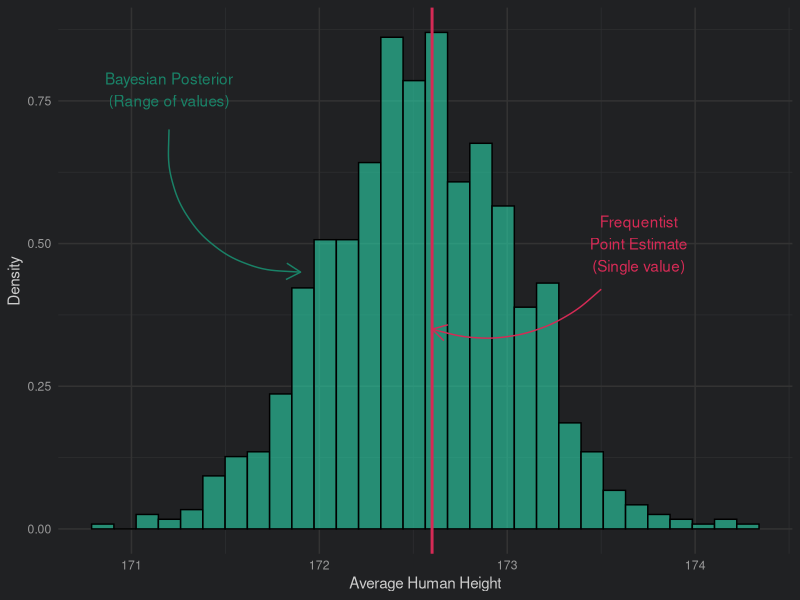
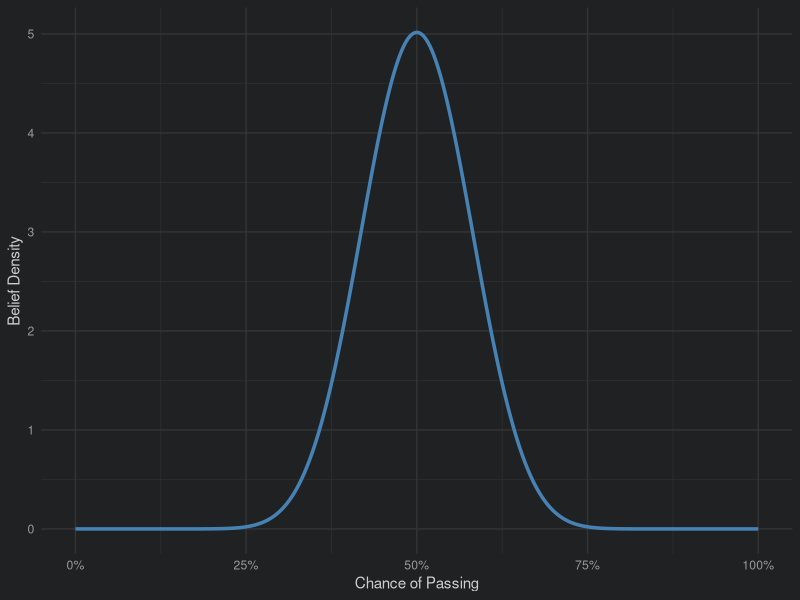
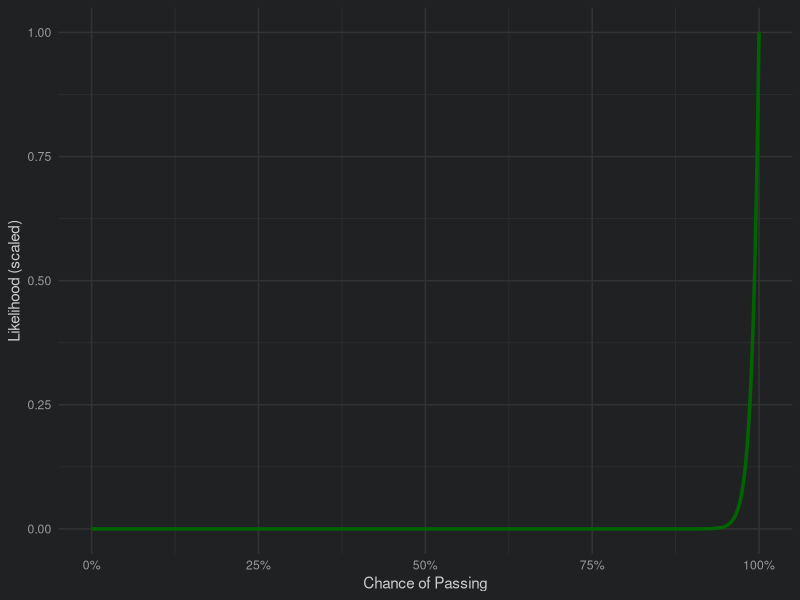
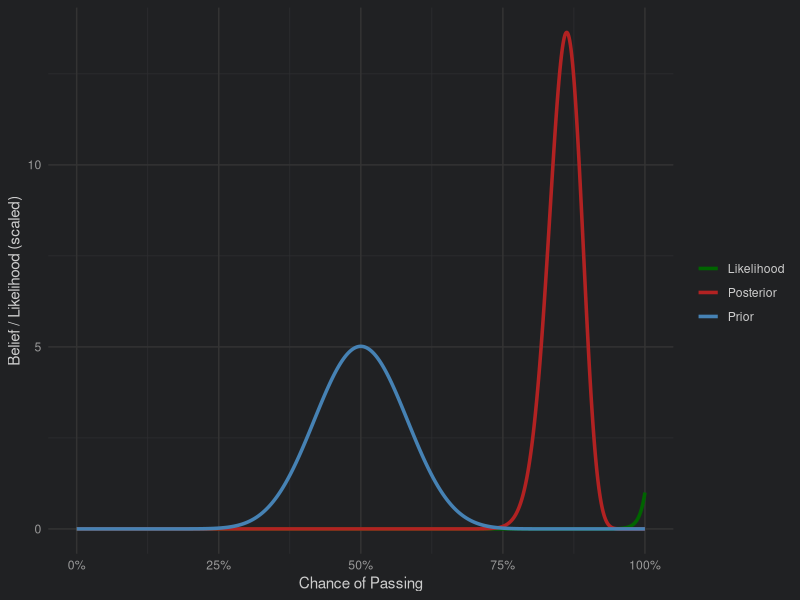
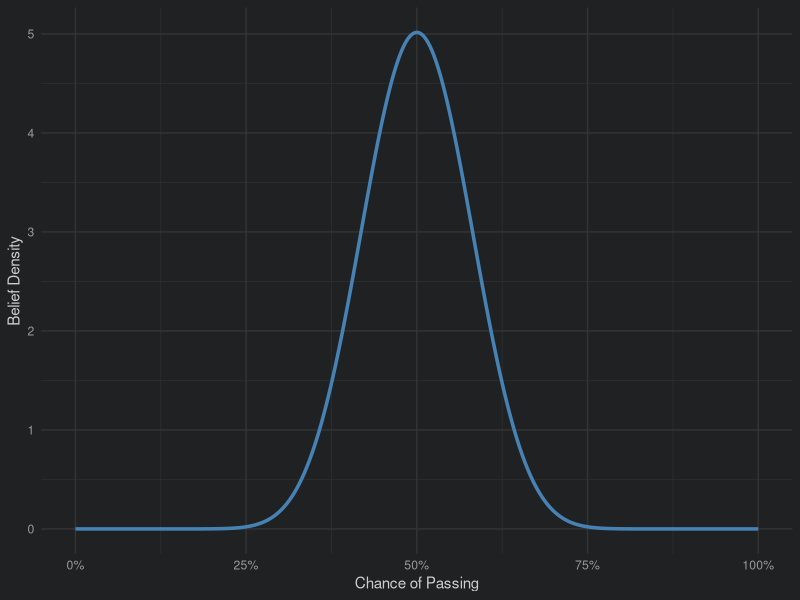
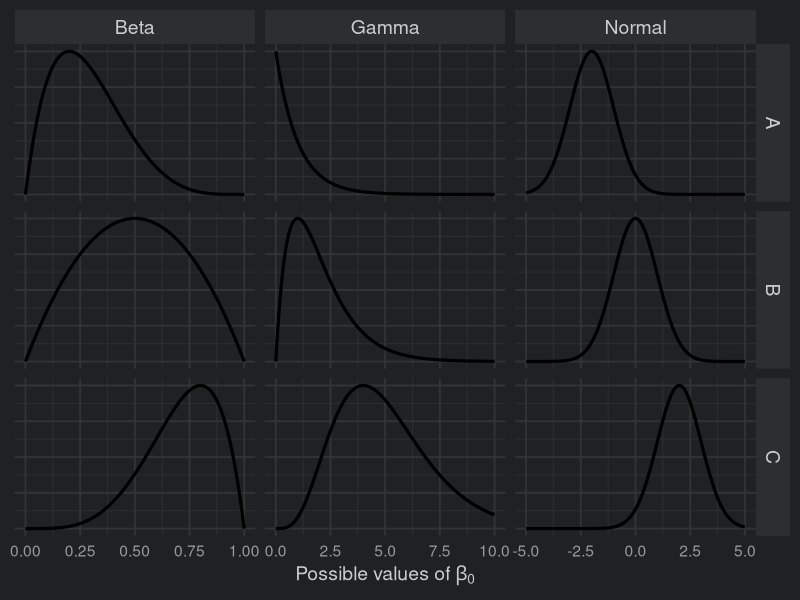
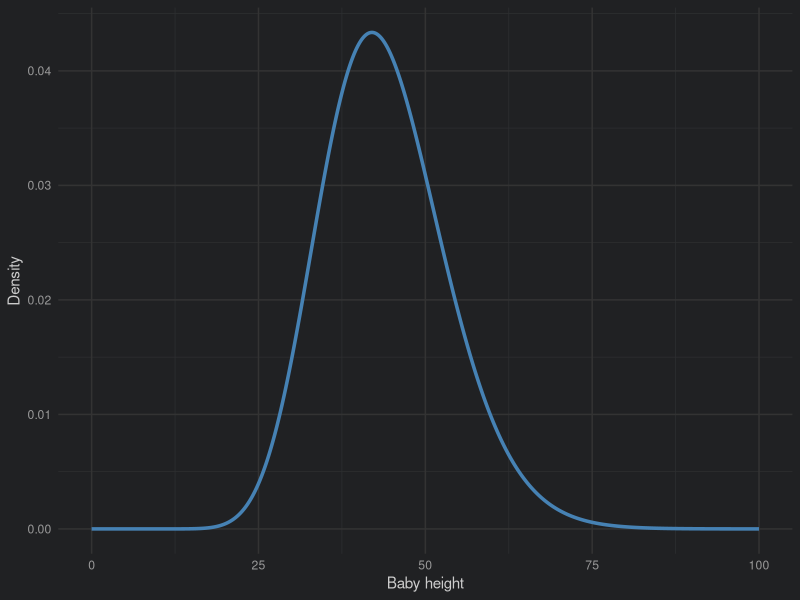
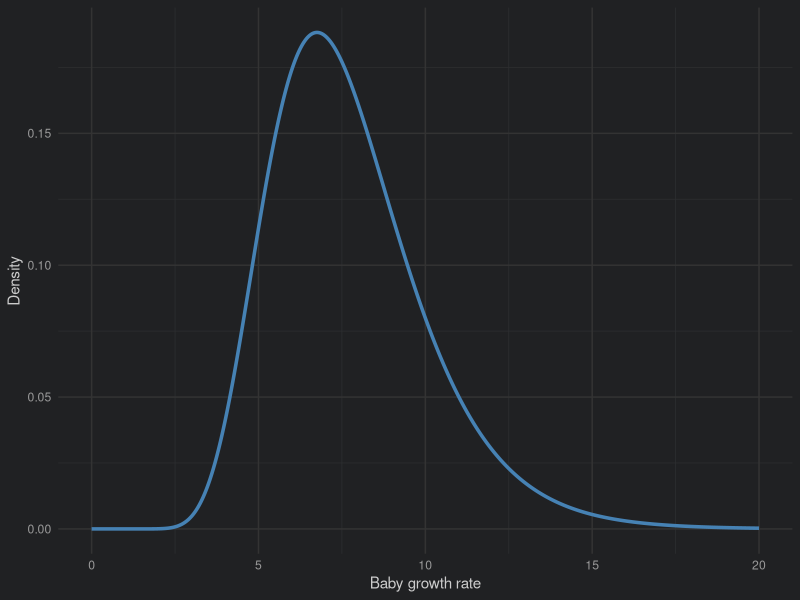

The R source for these figures, in order:
## ---- chunk 1
knitr::opts_chunk$set(echo = TRUE, warning = FALSE, message = FALSE)

theme_dark_site <- function(...) {
  ggplot2::theme_minimal(...) +
  ggplot2::theme(
    plot.background   = ggplot2::element_rect(fill = "#202123", colour = NA),
    panel.background  = ggplot2::element_rect(fill = "#202123", colour = NA),
    panel.grid.major  = ggplot2::element_line(colour = "#333333"),
    panel.grid.minor  = ggplot2::element_line(colour = "#2d2e30"),
    text              = ggplot2::element_text(colour = "#cccccc"),
    axis.text         = ggplot2::element_text(colour = "#999999"),
    plot.title        = ggplot2::element_text(colour = "#ffffff", face = "bold"),
    plot.subtitle     = ggplot2::element_text(colour = "#999999"),
    plot.caption      = ggplot2::element_text(colour = "#666666"),
    legend.background = ggplot2::element_rect(fill = "#202123", colour = NA),
    legend.key        = ggplot2::element_rect(fill = "#202123", colour = NA),
    legend.text       = ggplot2::element_text(colour = "#cccccc"),
    legend.title      = ggplot2::element_text(colour = "#cccccc"),
    strip.background  = ggplot2::element_rect(fill = "#2d2e30", colour = NA),
    strip.text        = ggplot2::element_text(colour = "#cccccc")
  )
}
## ---- chunk 2
library(ggplot2)
library(dplyr)

set.seed(42)
posterior_samples <- rnorm(1000, mean = 172.55, sd = 0.5)
posterior_df <- data.frame(value = posterior_samples)
frequentist_est <- 172.6
frequentist_ci <- c(171.9, 173.5)
bayes_ci <- quantile(posterior_samples, probs = c(0.025, 0.975))

ggplot(posterior_df, aes(x = value)) +
  geom_histogram(aes(y = ..density..), bins = 30, fill = "#2AD5AA", alpha = 0.6, color = "black") +
  geom_vline(xintercept = frequentist_est, color = "#D52A55", linetype = "solid", size = 1) +
  annotate("text", x = 173.7, y = 0.5, label = "Frequentist\nPoint Estimate\n(Single value)", color = "#D52A55") +
  annotate("text", x = 171.2, y = 0.77, label = "Bayesian Posterior\n(Range of values)", color = "#198267") +
  annotate("curve", x = 171.2, xend = 171.9, y = 0.7, yend = 0.45,
           curvature = 0.5, arrow = arrow(length = unit(0.03, "npc")), color = "#198267") +
  annotate("curve", x = 173.5, xend = frequentist_est, y = 0.42, yend = 0.35,
           curvature = -0.3, arrow = arrow(length = unit(0.03, "npc")), color = "#D52A55") +
  labs(
    x = "Average Human Height",
    y = "Density"
  ) +
  theme_dark_site()


## ---- chunk 3
theta <- seq(0, 1, length.out = 1000)

prior <- dbeta(theta, 20, 20)

data.frame(theta, prior) |>
  ggplot(aes(x = theta, y = prior)) +
  geom_line(color = "steelblue", size = 1.2) +
  scale_x_continuous(labels = scales::percent) +
  labs(x = "Chance of Passing", y = "Belief Density") +
  theme_dark_site()
## ---- chunk 4
likelihood <- theta^100
likelihood <- likelihood / max(likelihood)

data.frame(theta, likelihood) |>
  ggplot(aes(x = theta, y = likelihood)) +
  geom_line(color = "darkgreen", size = 1.2) +
  scale_x_continuous(labels = scales::percent) +
  labs(x = "Chance of Passing", y = "Likelihood (scaled)") +
  theme_dark_site()
## ---- chunk 5
posterior <- dbeta(theta, 120, 20)

posterior_df <- data.frame(
  theta = rep(theta, 3),
  density = c(prior, likelihood, posterior),
  belief = rep(c("Prior", "Likelihood", "Posterior"), each = length(theta))
)

posterior_df |>
  ggplot(aes(x = theta, y = density, color = belief)) +
  geom_line(size = 1.2) +
  labs(x = "Chance of Passing", y = "Belief / Likelihood (scaled)", colour = "") +
  scale_x_continuous(labels = scales::percent) +
  theme_dark_site() +
  scale_color_manual(values = c("darkgreen", "firebrick", "steelblue"))
## ---- chunk 6
theta <- seq(0, 1, length.out = 1000)

prior <- dbeta(theta, 20, 20)

data.frame(theta, prior) |>
  ggplot(aes(x = theta, y = prior)) +
  geom_line(color = "steelblue", size = 1.2) +
  scale_x_continuous(labels = scales::percent) +
  labs(x = "Chance of Passing", y = "Belief Density") +
  theme_dark_site()
## ---- chunk 7
library(tidyr)

x_beta <- seq(0, 1, length.out = 1000)
x_normal <- seq(-5, 5, length.out = 1000)
x_gamma <- seq(0, 10, length.out = 1000)

normalize <- function(y) y / max(y)

beta_df <- bind_rows(
  tibble(x = x_beta, density = normalize(dbeta(x_beta, 2, 5)), Distribution = "Beta", Variant = "A"),
  tibble(x = x_beta, density = normalize(dbeta(x_beta, 2, 2)), Distribution = "Beta", Variant = "B"),
  tibble(x = x_beta, density = normalize(dbeta(x_beta, 5, 2)), Distribution = "Beta", Variant = "C")
)

normal_df <- bind_rows(
  tibble(x = x_normal, density = normalize(dnorm(x_normal, -2, 1)), Distribution = "Normal", Variant = "A"),
  tibble(x = x_normal, density = normalize(dnorm(x_normal, 0, 1)), Distribution = "Normal", Variant = "B"),
  tibble(x = x_normal, density = normalize(dnorm(x_normal, 2, 1)), Distribution = "Normal", Variant = "C")
)

gamma_df <- bind_rows(
  tibble(x = x_gamma, density = normalize(dgamma(x_gamma, shape = 1, rate = 1)), Distribution = "Gamma", Variant = "A"),
  tibble(x = x_gamma, density = normalize(dgamma(x_gamma, shape = 2, rate = 1)), Distribution = "Gamma", Variant = "B"),
  tibble(x = x_gamma, density = normalize(dgamma(x_gamma, shape = 5, rate = 1)), Distribution = "Gamma", Variant = "C")
)

df <- bind_rows(beta_df, normal_df, gamma_df)

ggplot(df, aes(x = x, y = density)) +
  geom_line(size = 1.1) +
  facet_grid(cols = vars(Distribution), rows = vars(Variant), scales = "free_x") +
  labs(
    x = expression("Possible values of " * beta[0]),
    y = NULL
  ) +
  theme_dark_site(base_size = 14) +
  theme(
    axis.text.y = element_blank(),
    axis.ticks.y = element_blank(),
    strip.text = element_text(size = 14)
  )


## ---- chunk 8
theta <- seq(0, 100, length.out = 1000)

prior <- dgamma(theta, 22, 0.5)

data.frame(theta, prior) |>
  ggplot(aes(x = theta, y = prior)) +
  geom_line(color = "steelblue", size = 1.2) +
  labs(x = "Baby height", y = "Density") +
  theme_dark_site()
## ---- chunk 9
theta <- seq(0, 20, length.out = 1000)

prior <- dlnorm(theta, 2, 0.3)

data.frame(theta, prior) |>
  ggplot(aes(x = theta, y = prior)) +
  geom_line(color = "steelblue", size = 1.2) +
  labs(x = "Baby growth rate", y = "Density") +
  theme_dark_site()
## ---- chunk 10
theta <- seq(-110, 110, length.out = 1000)

prior <- dunif(theta, -100, 100)

data.frame(theta, prior) |>
  ggplot(aes(x = theta, y = prior)) +
  geom_line(color = "steelblue", size = 1.2) +
  labs(x = "Baby growth rate", y = "Density") +
  theme_dark_site()
